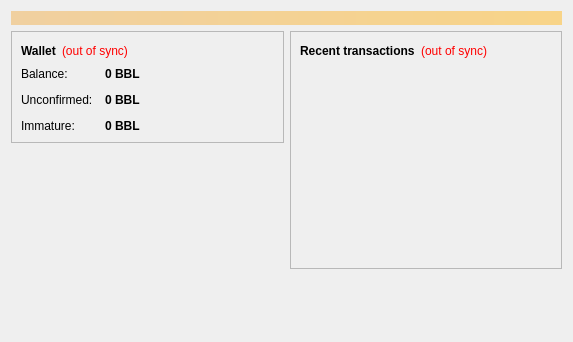
<?xml version="1.0" encoding="UTF-8"?>
<ui version="4.0">
 <class>OverviewPage</class>
 <widget class="QWidget" name="OverviewPage">
  <property name="geometry">
   <rect>
    <x>0</x>
    <y>0</y>
    <width>573</width>
    <height>342</height>
   </rect>
  </property>
  <property name="windowTitle">
   <string>Form</string>
  </property>
  <layout class="QVBoxLayout" name="topLayout">
   <item>
    <widget class="QLabel" name="labelAlerts">
     <property name="visible">
      <bool>false</bool>
     </property>
     <property name="styleSheet">
      <string notr="true">background-color: qlineargradient(x1: 0, y1: 0, x2: 1, y2: 0, stop:0 #F0D0A0, stop:1 #F8D488); color:#000000;</string>
     </property>
     <property name="wordWrap">
      <bool>true</bool>
     </property>
     <property name="margin">
      <number>3</number>
     </property>
    </widget>
   </item>
   <item>
    <layout class="QHBoxLayout" name="horizontalLayout" stretch="1,1">
     <item>
      <layout class="QVBoxLayout" name="verticalLayout_2">
       <item>
        <widget class="QFrame" name="frame">
         <property name="frameShape">
          <enum>QFrame::StyledPanel</enum>
         </property>
         <property name="frameShadow">
          <enum>QFrame::Raised</enum>
         </property>
         <layout class="QVBoxLayout" name="verticalLayout_4">
          <item>
           <layout class="QHBoxLayout" name="horizontalLayout_4">
            <item>
             <widget class="QLabel" name="label_5">
              <property name="font">
               <font>
                <weight>75</weight>
                <bold>true</bold>
               </font>
              </property>
              <property name="text">
               <string>Wallet</string>
              </property>
             </widget>
            </item>
            <item>
             <widget class="QLabel" name="labelWalletStatus">
              <property name="toolTip">
               <string>The displayed information may be out of date. Your wallet automatically synchronizes with the Biblio network after a connection is established, but this process has not completed yet.</string>
              </property>
              <property name="styleSheet">
               <string notr="true">QLabel { color: red; }</string>
              </property>
              <property name="text">
               <string notr="true">(out of sync)</string>
              </property>
              <property name="alignment">
               <set>Qt::AlignLeading|Qt::AlignLeft|Qt::AlignVCenter</set>
              </property>
             </widget>
            </item>
            <item>
             <spacer name="horizontalSpacer_2">
              <property name="orientation">
               <enum>Qt::Horizontal</enum>
              </property>
              <property name="sizeHint" stdset="0">
               <size>
                <width>40</width>
                <height>20</height>
               </size>
              </property>
             </spacer>
            </item>
           </layout>
          </item>
          <item>
           <layout class="QFormLayout" name="formLayout_2">
            <property name="fieldGrowthPolicy">
             <enum>QFormLayout::AllNonFixedFieldsGrow</enum>
            </property>
            <property name="horizontalSpacing">
             <number>12</number>
            </property>
            <property name="verticalSpacing">
             <number>12</number>
            </property>
            <item row="0" column="0">
             <widget class="QLabel" name="label">
              <property name="text">
               <string>Balance:</string>
              </property>
             </widget>
            </item>
            <item row="0" column="1">
             <widget class="QLabel" name="labelBalance">
              <property name="font">
               <font>
                <weight>75</weight>
                <bold>true</bold>
               </font>
              </property>
              <property name="cursor">
               <cursorShape>IBeamCursor</cursorShape>
              </property>
              <property name="toolTip">
               <string>Your current balance</string>
              </property>
              <property name="text">
               <string notr="true">0 BBL</string>
              </property>
              <property name="textInteractionFlags">
               <set>Qt::LinksAccessibleByMouse|Qt::TextSelectableByKeyboard|Qt::TextSelectableByMouse</set>
              </property>
             </widget>
            </item>
            <item row="1" column="0">
             <widget class="QLabel" name="label_3">
              <property name="text">
               <string>Unconfirmed:</string>
              </property>
             </widget>
            </item>
            <item row="1" column="1">
             <widget class="QLabel" name="labelUnconfirmed">
              <property name="font">
               <font>
                <weight>75</weight>
                <bold>true</bold>
               </font>
              </property>
              <property name="cursor">
               <cursorShape>IBeamCursor</cursorShape>
              </property>
              <property name="toolTip">
               <string>Total of transactions that have yet to be confirmed, and do not yet count toward the current balance</string>
              </property>
              <property name="text">
               <string notr="true">0 BBL</string>
              </property>
              <property name="textInteractionFlags">
               <set>Qt::LinksAccessibleByMouse|Qt::TextSelectableByKeyboard|Qt::TextSelectableByMouse</set>
              </property>
             </widget>
            </item>
            <item row="2" column="0">
             <widget class="QLabel" name="labelImmatureText">
              <property name="text">
               <string>Immature:</string>
              </property>
             </widget>
            </item>
            <item row="2" column="1">
             <widget class="QLabel" name="labelImmature">
              <property name="font">
               <font>
                <weight>75</weight>
                <bold>true</bold>
               </font>
              </property>
              <property name="toolTip">
               <string>Mined balance that has not yet matured</string>
              </property>
              <property name="text">
               <string notr="true">0 BBL</string>
              </property>
              <property name="textInteractionFlags">
               <set>Qt::LinksAccessibleByMouse|Qt::TextSelectableByKeyboard|Qt::TextSelectableByMouse</set>
              </property>
             </widget>
            </item>
           </layout>
          </item>
         </layout>
        </widget>
       </item>
       <item>
        <spacer name="verticalSpacer">
         <property name="orientation">
          <enum>Qt::Vertical</enum>
         </property>
         <property name="sizeHint" stdset="0">
          <size>
           <width>20</width>
           <height>40</height>
          </size>
         </property>
        </spacer>
       </item>
      </layout>
     </item>
     <item>
      <layout class="QVBoxLayout" name="verticalLayout_3">
       <item>
        <widget class="QFrame" name="frame_2">
         <property name="frameShape">
          <enum>QFrame::StyledPanel</enum>
         </property>
         <property name="frameShadow">
          <enum>QFrame::Raised</enum>
         </property>
         <layout class="QVBoxLayout" name="verticalLayout">
          <item>
           <layout class="QHBoxLayout" name="horizontalLayout_2">
            <item>
             <widget class="QLabel" name="label_4">
              <property name="text">
               <string>&lt;b&gt;Recent transactions&lt;/b&gt;</string>
              </property>
             </widget>
            </item>
            <item>
             <widget class="QLabel" name="labelTransactionsStatus">
              <property name="toolTip">
               <string>The displayed information may be out of date. Your wallet automatically synchronizes with the Biblio network after a connection is established, but this process has not completed yet.</string>
              </property>
              <property name="styleSheet">
               <string notr="true">QLabel { color: red; }</string>
              </property>
              <property name="text">
               <string notr="true">(out of sync)</string>
              </property>
              <property name="alignment">
               <set>Qt::AlignRight|Qt::AlignTrailing|Qt::AlignVCenter</set>
              </property>
             </widget>
            </item>
            <item>
             <spacer name="horizontalSpacer">
              <property name="orientation">
               <enum>Qt::Horizontal</enum>
              </property>
              <property name="sizeHint" stdset="0">
               <size>
                <width>40</width>
                <height>20</height>
               </size>
              </property>
             </spacer>
            </item>
           </layout>
          </item>
          <item>
           <widget class="QListView" name="listTransactions">
            <property name="styleSheet">
             <string notr="true">QListView { background: transparent; }</string>
            </property>
            <property name="frameShape">
             <enum>QFrame::NoFrame</enum>
            </property>
            <property name="verticalScrollBarPolicy">
             <enum>Qt::ScrollBarAlwaysOff</enum>
            </property>
            <property name="horizontalScrollBarPolicy">
             <enum>Qt::ScrollBarAlwaysOff</enum>
            </property>
            <property name="selectionMode">
             <enum>QAbstractItemView::NoSelection</enum>
            </property>
           </widget>
          </item>
         </layout>
        </widget>
       </item>
       <item>
        <spacer name="verticalSpacer_2">
         <property name="orientation">
          <enum>Qt::Vertical</enum>
         </property>
         <property name="sizeHint" stdset="0">
          <size>
           <width>20</width>
           <height>40</height>
          </size>
         </property>
        </spacer>
       </item>
      </layout>
     </item>
    </layout>
   </item>
  </layout>
 </widget>
 <resources/>
 <connections/>
</ui>
